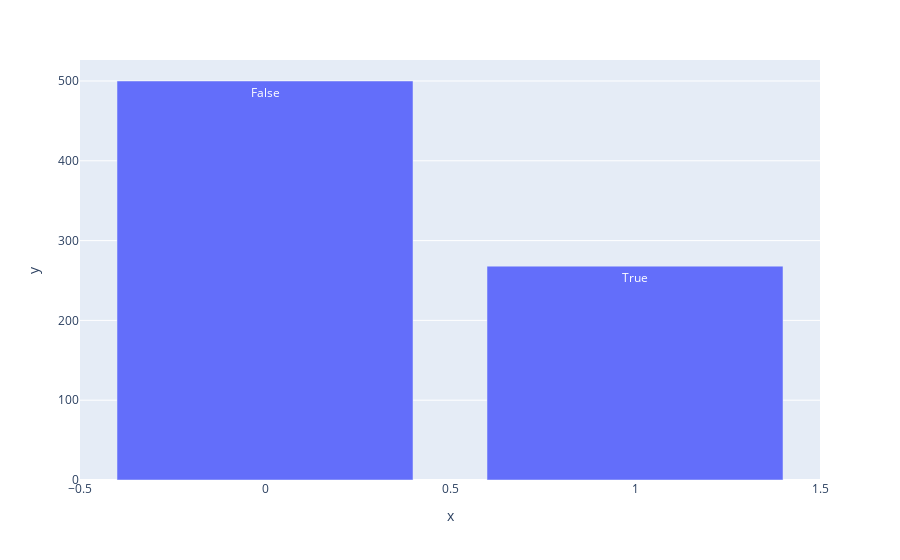

Notebook code cell kept with this figure:
### Code cell
px.bar(x=df['Outcome'].value_counts().index,y=df['Outcome'].value_counts().values,text=['False','True'])

### Figure 1 — Plotly figure (JSON) as saved in the notebook; plotly's stock layout.template omitted (floating-point values rounded to 4 significant figures)
{"data": [{"alignmentgroup": "True", "hoverlabel": {"namelength": 0}, "hovertemplate": "x=%{x}<br>y=%{y}<br>text=%{text}", "legendgroup": "", "marker": {"color": "#636efa"}, "name": "", "offsetgroup": "", "orientation": "v", "showlegend": false, "text": ["False", "True"], "textposition": "auto", "type": "bar", "x": [0, 1], "xaxis": "x", "y": [500, 268], "yaxis": "y"}], "layout": {"barmode": "relative", "legend": {"tracegroupgap": 0}, "margin": {"t": 60}, "xaxis": {"anchor": "y", "domain": [0, 1], "title": {"text": "x"}}, "yaxis": {"anchor": "x", "domain": [0, 1], "title": {"text": "y"}}}}
